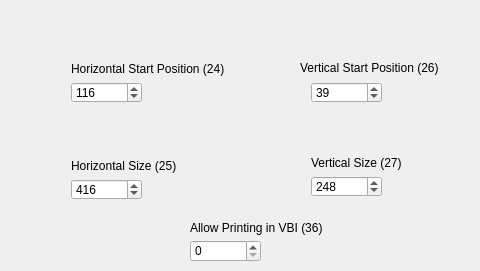
   <widget class="QWidget" name="tab_3">
    <attribute name="title">
     <string>Display Size</string>
    </attribute>
    <widget class="QSpinBox" name="spinDispZ1">
     <property name="geometry">
      <rect>
       <x>71</x>
       <y>82</y>
       <width>71</width>
       <height>21</height>
      </rect>
     </property>
     <property name="minimum">
      <number>-200</number>
     </property>
     <property name="maximum">
      <number>200</number>
     </property>
     <property name="value">
      <number>116</number>
     </property>
    </widget>
    <widget class="QSpinBox" name="spinDispZ2">
     <property name="geometry">
      <rect>
       <x>71</x>
       <y>179</y>
       <width>71</width>
       <height>21</height>
      </rect>
     </property>
     <property name="maximum">
      <number>480</number>
     </property>
     <property name="value">
      <number>416</number>
     </property>
    </widget>
    <widget class="QSpinBox" name="spinDispZ3">
     <property name="geometry">
      <rect>
       <x>311</x>
       <y>82</y>
       <width>71</width>
       <height>21</height>
      </rect>
     </property>
     <property name="minimum">
      <number>-100</number>
     </property>
     <property name="maximum">
      <number>100</number>
     </property>
     <property name="value">
      <number>39</number>
     </property>
    </widget>
    <widget class="QSpinBox" name="spinDispZ4">
     <property name="geometry">
      <rect>
       <x>311</x>
       <y>176</y>
       <width>71</width>
       <height>21</height>
      </rect>
     </property>
     <property name="maximum">
      <number>288</number>
     </property>
     <property name="value">
      <number>248</number>
     </property>
    </widget>
    <widget class="QSpinBox" name="spinDispZ5">
     <property name="geometry">
      <rect>
       <x>190</x>
       <y>240</y>
       <width>71</width>
       <height>22</height>
      </rect>
     </property>
     <property name="maximum">
      <number>8</number>
     </property>
    </widget>
    <widget class="QLabel" name="label_4">
     <property name="geometry">
      <rect>
       <x>71</x>
       <y>61</y>
       <width>191</width>
       <height>16</height>
      </rect>
     </property>
     <property name="text">
      <string>Horizontal Start Position (24)</string>
     </property>
    </widget>
    <widget class="QLabel" name="label_10">
     <property name="geometry">
      <rect>
       <x>71</x>
       <y>158</y>
       <width>131</width>
       <height>16</height>
      </rect>
     </property>
     <property name="text">
      <string>Horizontal Size (25)</string>
     </property>
    </widget>
    <widget class="QLabel" name="label_13">
     <property name="geometry">
      <rect>
       <x>300</x>
       <y>60</y>
       <width>171</width>
       <height>16</height>
      </rect>
     </property>
     <property name="text">
      <string>Vertical Start Position (26)</string>
     </property>
    </widget>
    <widget class="QLabel" name="label_14">
     <property name="geometry">
      <rect>
       <x>311</x>
       <y>155</y>
       <width>131</width>
       <height>16</height>
      </rect>
     </property>
     <property name="text">
      <string>Vertical Size (27)</string>
     </property>
    </widget>
    <widget class="QLabel" name="label_15">
     <property name="geometry">
      <rect>
       <x>190</x>
       <y>220</y>
       <width>171</width>
       <height>16</height>
      </rect>
     </property>
     <property name="text">
      <string>Allow Printing in VBI (36)</string>
     </property>
    </widget>
   </widget>
